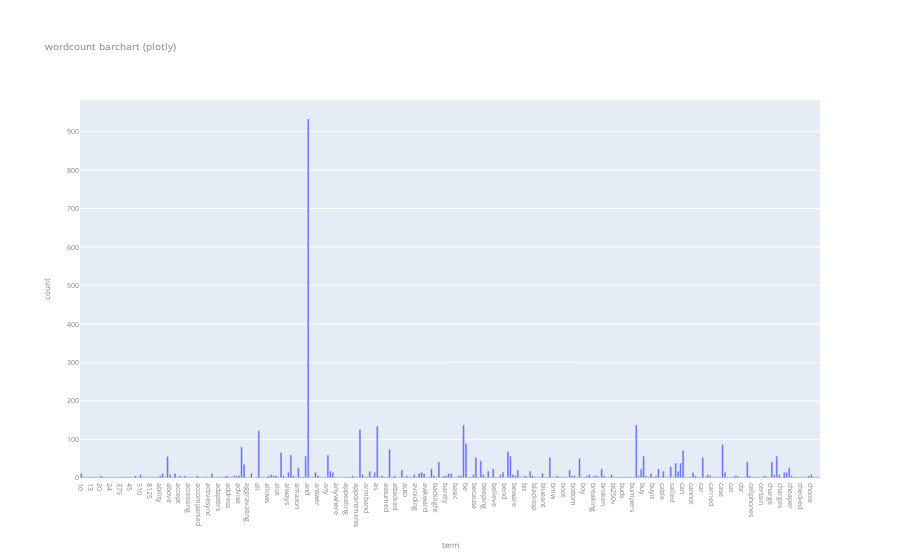
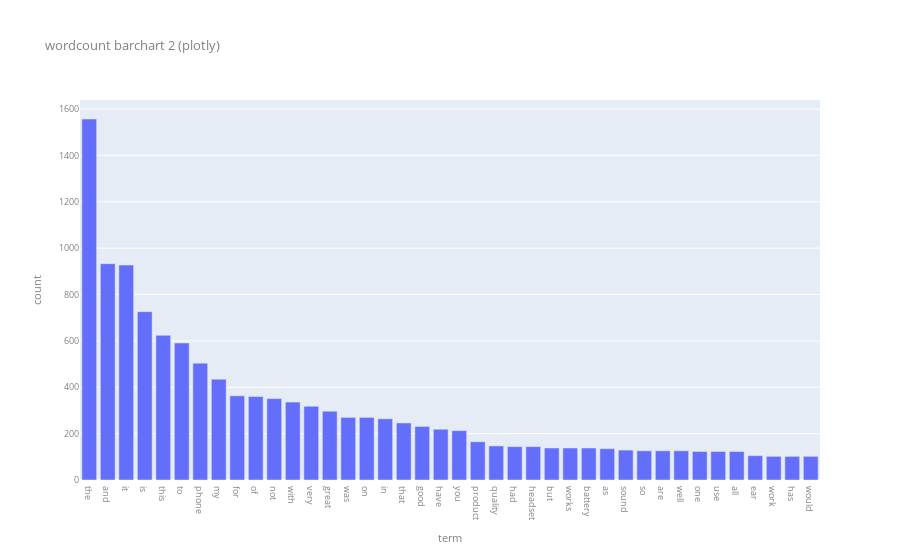
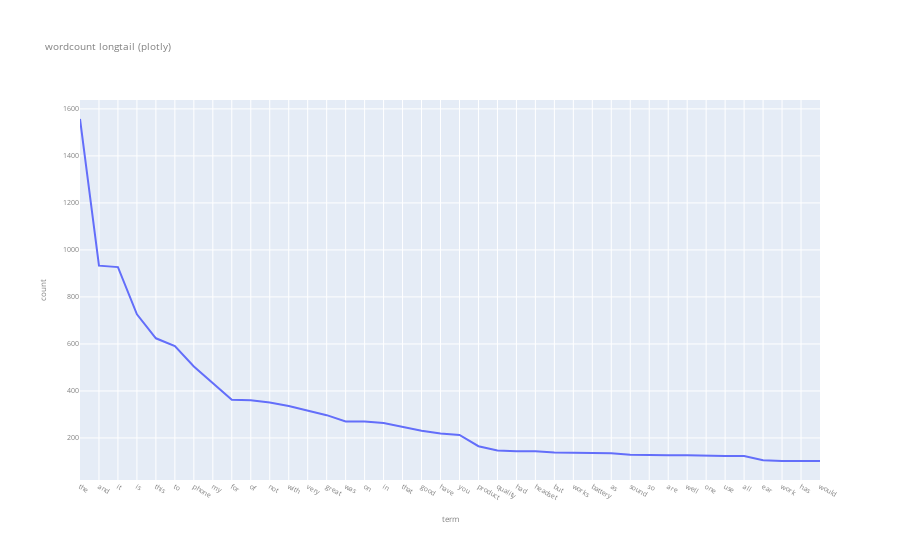

The cell these charts' notebook holds for them, in order:
### Code cell
### PART 2- relevant exercises on new db ###

#TODO: add classifications by score instead of file name

#Exercise 8 #
X_sample_new = X_new.sample(n=1000,random_state=42)

new_data_sample = getSortedSeries(X_sample_new, "source_name") # this function was defines in the 1st part
new_data_full = getSortedSeries(X_new, "source_name")
upper_bound = max(new_data_full + 50)

data_as_frame_new = pd.DataFrame({
    "data": new_data_full.values,
    "sample": new_data_sample.values
    },
    index= new_data_full.index
)

data_as_frame_new.plot(kind="bar",
    title = 'file distribution',
    ylim = [0, upper_bound], 
    rot = 0, fontsize = 12, figsize = (7,4)
)


#Exercise 10#
match_table_new = X_counts_new[0:5, 0:100].toarray()
print(find_non_zero_words(match_table_new, count_vect_new))

#Exercise 12#
X_reduced_new = PCA(n_components = 3).fit_transform(X_counts_new.toarray())

def plot_new_content(axis):
    for c, filename in zip(col, filenames):
        xs = X_reduced_new[X_new['source_name'] == filename].T[0]
        ys = X_reduced_new[X_new['source_name'] == filename].T[1]
        zs = X_reduced_new[X_new['source_name'] == filename].T[2]
    
        axis.scatter3D(xs, ys, zs, c = c, marker='o')

        axis.grid(color='gray', linestyle=':', linewidth=2, alpha=0.2)
        axis.set_xlabel('\nX Label')
        axis.set_ylabel('\nY Label')
        axis.set_zlabel('\nZ Label')


# plot
fig = plt.figure(figsize = (25,10))

ax_new = fig.add_subplot(1, 2, 1, projection='3d')
plot_new_content(ax_new)
ax_new.view_init(12, -23)

bx_new = fig.add_subplot(1, 3, 2, projection='3d')
plot_new_content(bx_new)
bx_new.view_init(12, 40)

cx_new = fig.add_subplot(1, 3, 3, projection='3d')
plot_new_content(cx_new)
cx_new.view_init(15, 200)

plt.show()
#TODO: check angles and colors

#Exercise 13#
bar_df_new = pd.DataFrame(dict(
    term = count_vect_new.get_feature_names_out(),
    count = term_frequencies_new))

fig = px.bar(bar_df_new[:300], x = 'term', y = 'count',
             title = "wordcount barchart (plotly)")
fig.update_layout(
    font=dict(
        size=7,
        color="gray"
    )
)

fig.show()

#Exercise 14#

# 1st way: remove outliars with few occurrences, then sort the much smaller dataframe and view the top values
fig = px.bar(bar_df_new[bar_df_new['count'] > MIN_AMOUNT].sort_values(by="count", ascending=False)[:100],
             x = 'term', y = 'count',
             title = "wordcount barchart 2 (plotly)")
fig.update_layout(
    font=dict(
        size=9,
        color="gray"
    )
)
fig.show()


# 2nd way: sum up the amout of terms appearing a certain amount of times. this can be used to see how many terms are repetative, and we'll be able to later get data regarding said terms.
bar_df_new.groupby('count').count()
#  TODO: GRAPH!!!!!!!!!!!!

#Exercise 15#
fig = px.line(bar_df_new[bar_df_new['count'] > MIN_AMOUNT].sort_values(by="count", ascending=False)[:300],
             x = 'term', y = 'count',
             title = "wordcount longtail (plotly)")
fig.update_layout(
    font=dict(
        size=7,
        color="gray"
    )
)

fig.show()

#Exercise 16#
mlb_new = preprocessing.LabelBinarizer()
mlb_new.fit(X_new.source_name)

X_new['bin_category'] = mlb_new.transform(X_new['source_name']).tolist()
X_new[0:9]

### Figure 1 — Plotly figure (JSON) as saved in the notebook; plotly's stock layout.template omitted (floating-point values rounded to 4 significant figures; data arrays with more than 128 entries replaced by an {"elided": "..."} marker saying what was removed)
{"data": [{"alignmentgroup": "True", "hovertemplate": "term=%{x}<br>count=%{y}<extra></extra>", "legendgroup": "", "marker": {"color": "#636efa", "pattern": {"shape": ""}}, "name": "", "offsetgroup": "", "orientation": "v", "showlegend": false, "textposition": "auto", "type": "bar", "x": {"elided": "300 str values"}, "xaxis": "x", "y": {"elided": "300 int values"}, "yaxis": "y"}], "layout": {"barmode": "relative", "font": {"color": "gray", "size": 7}, "legend": {"tracegroupgap": 0}, "title": {"text": "wordcount barchart (plotly)"}, "xaxis": {"anchor": "y", "domain": [0, 1], "title": {"text": "term"}}, "yaxis": {"anchor": "x", "domain": [0, 1], "title": {"text": "count"}}}}

### Figure 2 — Plotly figure (JSON) as saved in the notebook; plotly's stock layout.template omitted (floating-point values rounded to 4 significant figures)
{"data": [{"alignmentgroup": "True", "hovertemplate": "term=%{x}<br>count=%{y}<extra></extra>", "legendgroup": "", "marker": {"color": "#636efa", "pattern": {"shape": ""}}, "name": "", "offsetgroup": "", "orientation": "v", "showlegend": false, "textposition": "auto", "type": "bar", "x": ["the", "and", "it", "is", "this", "to", "phone", "my", "for", "of", "not", "with", "very", "great", "was", "on", "in", "that", "good", "have", "you", "product", "quality", "had", "headset", "but", "works", "battery", "as", "sound", "so", "are", "well", "one", "use", "all", "ear", "work", "has", "would"], "xaxis": "x", "y": [1557, 933, 927, 726, 624, 591, 504, 435, 363, 360, 351, 336, 318, 297, 270, 270, 264, 246, 231, 219, 213, 165, 147, 144, 144, 138, 138, 138, 135, 129, 126, 126, 126, 123, 123, 123, 105, 102, 102, 102], "yaxis": "y"}], "layout": {"barmode": "relative", "font": {"color": "gray", "size": 9}, "legend": {"tracegroupgap": 0}, "title": {"text": "wordcount barchart 2 (plotly)"}, "xaxis": {"anchor": "y", "domain": [0, 1], "title": {"text": "term"}}, "yaxis": {"anchor": "x", "domain": [0, 1], "title": {"text": "count"}}}}

### Figure 3 — Plotly figure (JSON) as saved in the notebook; plotly's stock layout.template omitted (floating-point values rounded to 4 significant figures)
{"data": [{"hovertemplate": "term=%{x}<br>count=%{y}<extra></extra>", "legendgroup": "", "line": {"color": "#636efa", "dash": "solid"}, "marker": {"symbol": "circle"}, "mode": "lines", "name": "", "orientation": "v", "showlegend": false, "type": "scatter", "x": ["the", "and", "it", "is", "this", "to", "phone", "my", "for", "of", "not", "with", "very", "great", "was", "on", "in", "that", "good", "have", "you", "product", "quality", "had", "headset", "but", "works", "battery", "as", "sound", "so", "are", "well", "one", "use", "all", "ear", "work", "has", "would"], "xaxis": "x", "y": [1557, 933, 927, 726, 624, 591, 504, 435, 363, 360, 351, 336, 318, 297, 270, 270, 264, 246, 231, 219, 213, 165, 147, 144, 144, 138, 138, 138, 135, 129, 126, 126, 126, 123, 123, 123, 105, 102, 102, 102], "yaxis": "y"}], "layout": {"font": {"color": "gray", "size": 7}, "legend": {"tracegroupgap": 0}, "title": {"text": "wordcount longtail (plotly)"}, "xaxis": {"anchor": "y", "domain": [0, 1], "title": {"text": "term"}}, "yaxis": {"anchor": "x", "domain": [0, 1], "title": {"text": "count"}}}}
